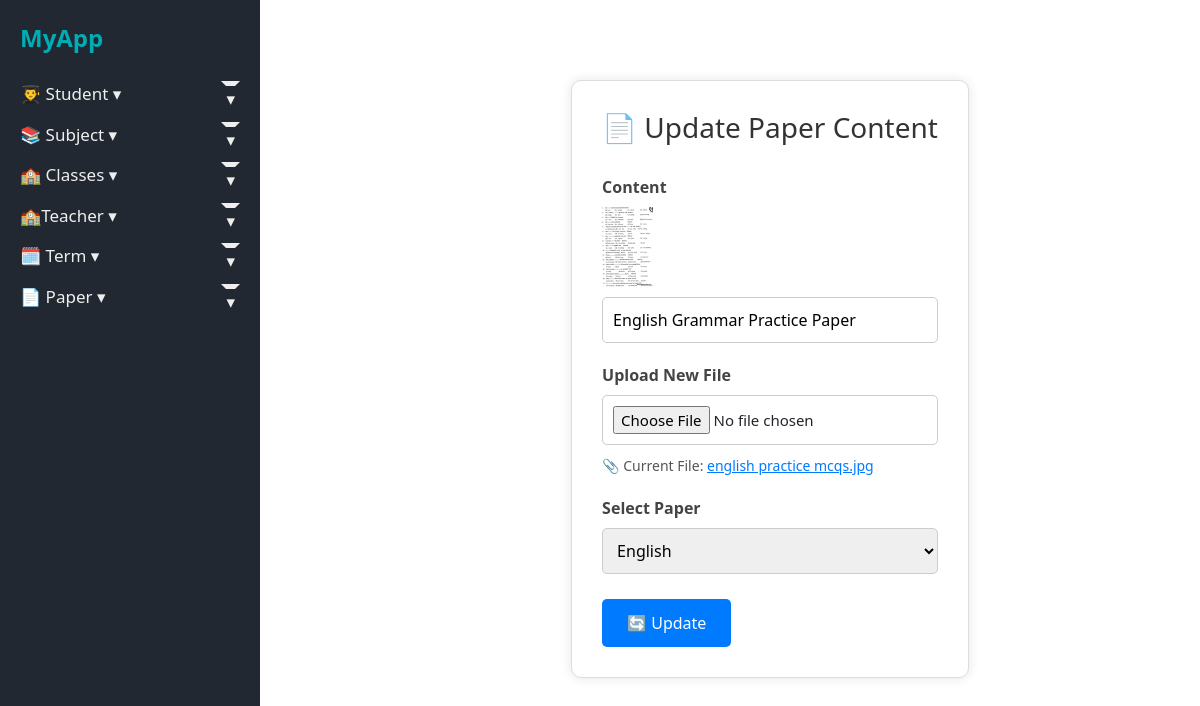
Page /updatepapercon.php?id=41 on the committed database.
### tables this page shows
CREATE TABLE `paper_contents` (
  `id` int(11) NOT NULL,
  `paper_id` int(11) DEFAULT NULL,
  `content` text DEFAULT NULL,
  `file_path` varchar(255) DEFAULT NULL
);

### updatepapercon.php (the view, shortened to what this page needs)
<!DOCTYPE html>
<html lang="en">
<head>
    <?php include_once("navbar.php"); ?>
</head>
<body>
    <?php
include 'config.php';
$id = $_GET['id'];
$sql_get = "SELECT * FROM `paper_contents` WHERE id = $id";
$result_get = mysqli_query($conn, $sql_get);
$data = mysqli_fetch_assoc($result_get);
?>
</body>
</html>
<div style="max-width:700px; margin:80px auto; padding:30px; background-color:#fff; border:1px solid #ddd; border-radius:10px; box-shadow:0 0 12px rgba(0,0,0,0.1); font-family:'Segoe UI', sans-serif;">
  <h3 style="margin-bottom:30px; color:#333; text-align:center;">📄 Update Paper Content</h3>
  <form method="post" enctype="multipart/form-data">
    <div style="margin-bottom:20px;">
      <label for="content" style="display:block; margin-bottom:8px; font-weight:600; color:#444;">Content</label>
      <img src="upload/<?php echo $data['file_path']; ?>" alt="" style="height:80px; width:auto; margin-bottom:10px; display:block;">
      <input type="text" name="content" id="content" value="<?= $data['content'] ?>" required
             style="width:100%; padding:10px; border:1px solid #ccc; border-radius:5px; font-size:16px;">
    </div>
    <div style="margin-bottom:20px;">
      <label for="file" style="display:block; margin-bottom:8px; font-weight:600; color:#444;">Upload New File</label>
      <input type="file" name="file" id="file"
             style="width:100%; padding:10px; border:1px solid #ccc; border-radius:5px; font-size:15px;">
      <p style="margin-top:10px; font-size:14px; color:#555;">
        📎 Current File:
        <a href="upload/<?= $data['file_path'] ?>" target="_blank" style="color:#007bff; text-decoration:underline;">
          <?= $data['file_path'] ?>
        </a>
      </p>
    </div>
    <div style="margin-bottom:25px;">
      <label for="paper_id" style="display:block; margin-bottom:8px; font-weight:600; color:#444;">Select Paper</label>
      <select name="paper_id" id="paper_id" required
              style="width:100%; padding:10px; border:1px solid #ccc; border-radius:5px; font-size:16px;">
        <?php
        $sql = "SELECT * FROM `papers`";
        $result = mysqli_query($conn, $sql);
        foreach ($result as $paper) {
          $selected = ($data['paper_id'] == $paper["id"]) ? "selected" : "";
        ?>
          <option value="<?php echo $paper['id']; ?>" <?php echo $selected; ?>>
            <?php echo $paper['paper_title']; ?>
          </option>
        <?php } ?>
      </select>
    </div>
    <button type="submit"
            style="background-color:#007bff; color:white; padding:12px 25px; border:none; border-radius:5px; font-size:16px; cursor:pointer;">
      🔄 Update
    </button>
  </form>
</div>

### style.css (style rules this page uses)
body { margin: 0; font-family: 'Segoe UI', sans-serif; display: flex; }

### rows in the picture
paper_contents: file_path (picture), content "English Grammar Practice Paper", file_path "english practice mcqs.jpg"

### other values in the picture
form field paper_id "English"
